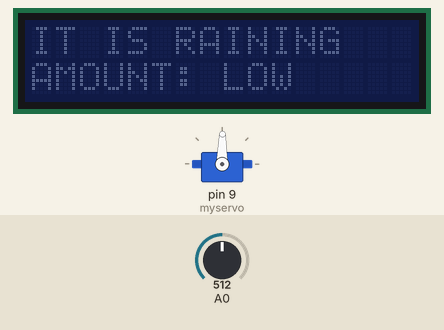
A sketch run on a simulated Arduino Uno, built with avr-gcc and run on an emulated ATmega328P. Shown: 16×2 character LCD, servo. The test bench sets the inputs (shaded band); at power-on: A0 = 512. What the sketch prints to the serial monitor is not drawn.

Above: at 1.2 s.
1.3 s: A0 set to 314
7.7 s: A0 set to 287
At 14.0 s:
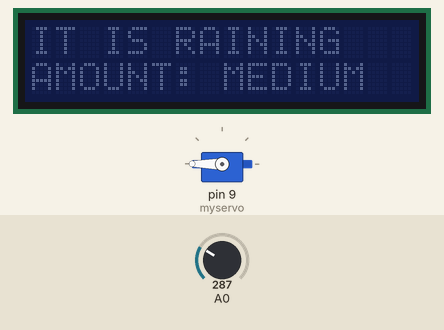
14.1 s: A0 set to 190
At 16.7 s:
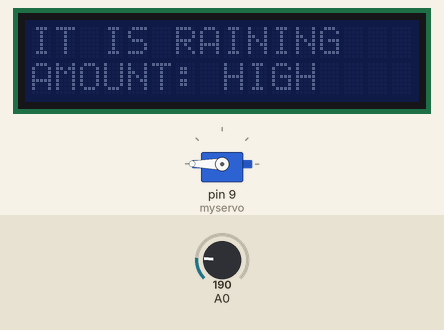
20.5 s: A0 set to 810
At 22.0 s:
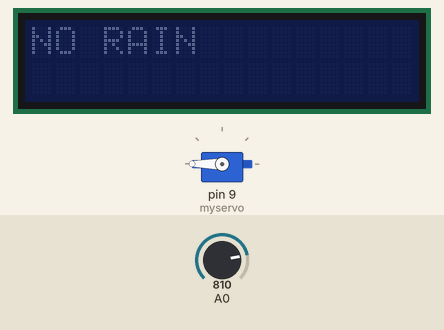
26.9 s: A0 set to 783
At 32.5 s:
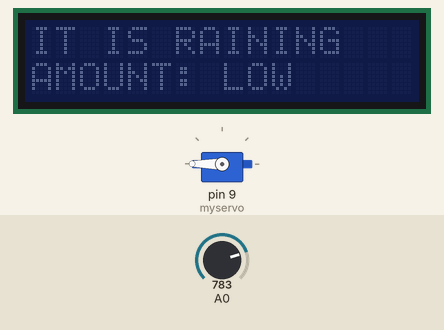
33.3 s: A0 set to 900
At 38.8 s:
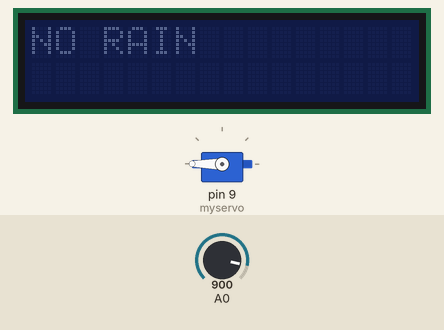
Timing chart, 0 to 40.3 s (numbered marks = the images above; inputs shaded):
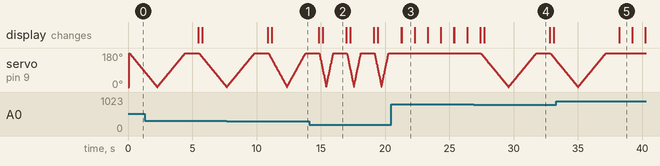

The sketch:

Code.ino
```cpp
#include <Servo.h>
#include <Wire.h>
#include <LiquidCrystal_I2C.h>

LiquidCrystal_I2C lcd(0x27, 16, 2); // Creating an object of LiquidCrsytal named lcd

Servo myservo; // Creating an object of Servo Motor
float Vout;    // Ctreating a float variable for calculating Voltage Drop

int pos = 0;         // Setting the initial position of servo motor at 0 degree
int sensorValue = 0; // Setting the initial SensorValue to 0;

void setup()
{                       //
    Serial.begin(9600); // Setting up the Serial Montior with baud rate set to 9600
    lcd.init();         // Initialising the LCD panel
    myservo.attach(9);  // Informing Arduino that Servo Motor is attached to pin number 9
}

void loop()
{
    myservo.write(pos);                // Initially setting the Servo motor to 0 degree
    sensorValue = analogRead(A0);      // Reading the Voltage drop coming from Rain Drop senor and Storing it in variable named sensorValue
    Vout = (5. / 1023.) * sensorValue; // Calculating the actual voltage drop using the given formula, as the Voltage that arduino reads
                                       // ranges from 0-1023, where 0 represents 0 volts and 1023 represents 5 volts
    Serial.println(Vout);              // Printing the voltage on Serial Monitor

    // Condition for No Rain
    if (sensorValue > 800)
    {
        myservo.write(180);   // Initially set the wiper at 180 degree
        lcd.clear();          // Clear the LCD
        lcd.setCursor(0, 0);  // (Column no, row no)
        lcd.print("NO RAIN"); // Display "No Rain" on lCD Panel
        delay(1000);          // Keep a dealy of 1000 ms = 1 sec and then check for different conditions again
    }

    // Condition for LOW Rain
    if (sensorValue <= 800 && sensorValue > 300)
    {
        lcd.setCursor(0, 0);
        lcd.print("IT IS RAINING"); // Display It's Raining
        lcd.setCursor(0, 1);
        lcd.print("AMOUNT: LOW"); // Display "Amount: Low"
        // For Controlling the Speed of Wiper based on Voltage readings recieved from Rain Drop Sensor
        for (pos = 180; pos >= 0; pos -= 1)
        { // Rotations from 180 degree to 0 degree
            myservo.write(pos);
            delay(12); // For each degree decrement set a dealy of 12 ms
        }
        for (pos = 0; pos <= 180; pos += 1)
        { // Rotations from 0 degree to 180 degree
            myservo.write(pos);
            delay(12); // For each degree decrement set a dealy of 12 ms
        }
        delay(1000); // Keep a dealy of 1000 ms = 1 sec and then check for different conditions again
    }
    lcd.clear(); // Clear the LCD Panel

    // Condition when Amount of Rain is Medium
    if (sensorValue <= 300 && sensorValue > 200)
    {
        lcd.setCursor(0, 0);
        lcd.print("IT IS RAINING"); // Display It's Raining
        lcd.setCursor(0, 1);
        lcd.print("AMOUNT: MEDIUM"); // Display "Amount: Medium"
        // For Controlling the Speed of Wiper based on Voltage readings recieved from Rain Drop Sensor
        for (pos = 180; pos >= 0; pos -= 1)
        { // Rotations from 180 degree to 0 degree
            myservo.write(pos);
            delay(8); // For each degree decrement set a dealy of 8 ms
        }
        for (pos = 0; pos <= 180; pos += 1)
        { // Rotations from 0 degree to 180 degree
            myservo.write(pos);
            delay(8); // For each degree decrement set a dealy of 8 ms
        }
        delay(1000); // Keep a dealy of 1000 ms = 1 sec and then check for different conditions again
    }
    lcd.clear();

    // Condtion for High Rain
    if (sensorValue < 200)
    {
        lcd.setCursor(0, 0);
        lcd.print("IT IS RAINING"); // Display It's Raining
        lcd.setCursor(0, 1);
        lcd.print("AMOUNT: HIGH"); // Display "Amount: High"
                                   // For Controlling the Speed of Wiper based on Voltage readings recieved from Rain Drop Sensor
        for (pos = 180; pos >= 0; pos -= 1)
        { // Rotations from 180 degree to 0 degree
            myservo.write(pos);
            delay(3); // For each degree decrement set a dealy of 3 ms
        }
        for (pos = 0; pos <= 180; pos += 1)
        { // Rotations from 180 degree to 0 degree
            myservo.write(pos);
            delay(3); // For each degree decrement set a dealy of 3 ms
        }
        delay(1000); // Keep a dealy of 1000 ms = 1 sec and then check for different conditions again
    }
    lcd.clear(); // Clearing the LCD Panel
}
```

Measured:
- the behaviour switches between 301 and 300 on A0 (found by bisection; images 0 and 1)
- the behaviour switches between 801 and 800 on A0 (found by bisection; images 3 and 4)
- after the input at 7.7 s, the display: first differs from a run without the input after 3.5 s (image 1)
- after the input at 14.1 s, the display: first differs from a run without the input after 1.0 s (image 2)
- after the input at 20.5 s, servo on pin 9 (myservo): stops changing and stays 180°; the display: first differs from a run without the input after 0.79 s (image 3)
- after the input at 33.3 s, the display: first differs from a run without the input after 4.9 s (image 5)
